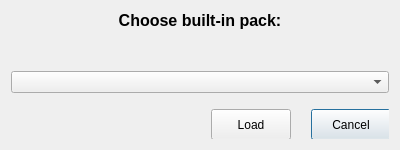
<?xml version="1.0" encoding="UTF-8"?>
<ui version="4.0">
 <class>packSelector</class>
 <widget class="QDialog" name="packSelector">
  <property name="geometry">
   <rect>
    <x>0</x>
    <y>0</y>
    <width>400</width>
    <height>150</height>
   </rect>
  </property>
  <property name="minimumSize">
   <size>
    <width>400</width>
    <height>150</height>
   </size>
  </property>
  <property name="maximumSize">
   <size>
    <width>400</width>
    <height>150</height>
   </size>
  </property>
  <property name="windowTitle">
   <string>Dialog</string>
  </property>
  <layout class="QGridLayout" name="gridLayout">
   <item row="1" column="0">
    <widget class="QComboBox" name="selBox"/>
   </item>
   <item row="0" column="0">
    <widget class="QLabel" name="titleLabel">
     <property name="font">
      <font>
       <pointsize>12</pointsize>
       <weight>75</weight>
       <bold>true</bold>
      </font>
     </property>
     <property name="text">
      <string>Choose built-in pack:</string>
     </property>
     <property name="alignment">
      <set>Qt::AlignHCenter|Qt::AlignTop</set>
     </property>
    </widget>
   </item>
   <item row="2" column="0">
    <widget class="QFrame" name="buttonsFrame">
     <property name="minimumSize">
      <size>
       <width>0</width>
       <height>40</height>
      </size>
     </property>
     <property name="maximumSize">
      <size>
       <width>16777215</width>
       <height>40</height>
      </size>
     </property>
     <property name="frameShape">
      <enum>QFrame::NoFrame</enum>
     </property>
     <property name="frameShadow">
      <enum>QFrame::Plain</enum>
     </property>
     <widget class="QPushButton" name="cancelButton">
      <property name="geometry">
       <rect>
        <x>300</x>
        <y>10</y>
        <width>80</width>
        <height>31</height>
       </rect>
      </property>
      <property name="text">
       <string>Cancel</string>
      </property>
     </widget>
     <widget class="QPushButton" name="loadButton">
      <property name="geometry">
       <rect>
        <x>200</x>
        <y>10</y>
        <width>80</width>
        <height>31</height>
       </rect>
      </property>
      <property name="text">
       <string>Load</string>
      </property>
     </widget>
    </widget>
   </item>
  </layout>
 </widget>
 <resources/>
 <connections/>
</ui>
